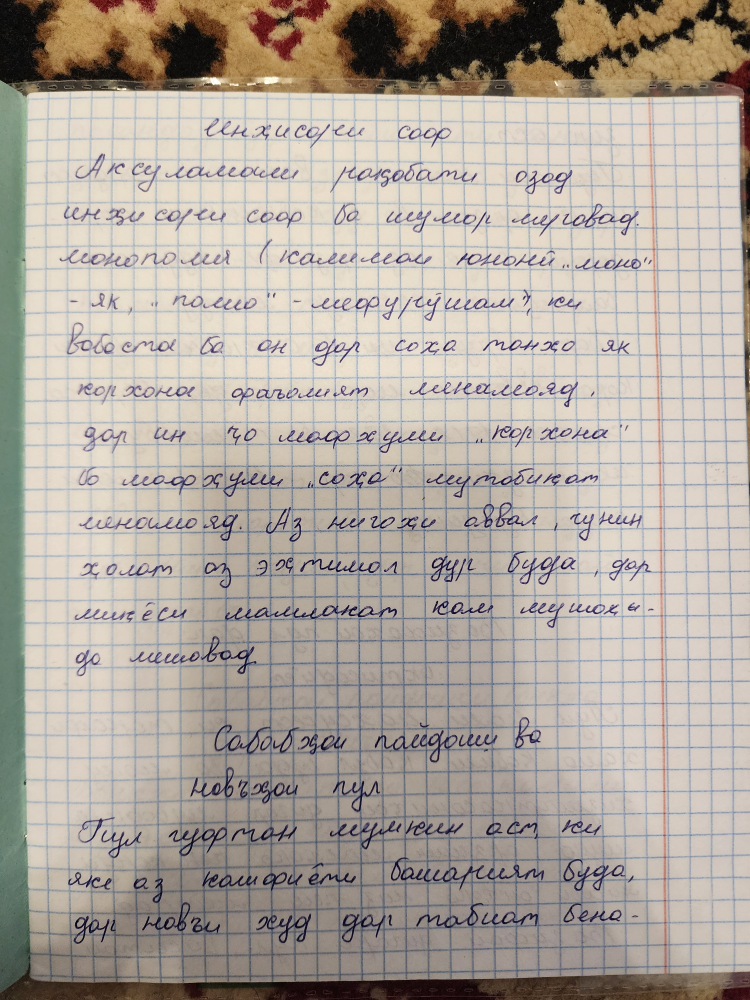
#> input picture annotation_app/data/exports/20260730T154024Z/images/000001_20260730_172923.jpg, 3000 x 4000 px (shown at 1/4 size)
$ python -i exporter.py   (imports and definitions only)
#> lines starting #> are read from the running program, lines starting #| are printed output that depends on the picture
from __future__ import annotations

import json
import zipfile
from datetime import datetime, timezone
from math import copysign, radians, tan
from pathlib import Path
from xml.etree import ElementTree as ET

from PIL import Image, ImageOps

from .database import AnnotationDatabase, corrected_dimensions, correction_parameters


PAGE_NAMESPACE = "http://schema.primaresearch.org/PAGE/gts/pagecontent/2019-07-15"
# [1 line not run here, left out]


def _tag(name: str) -> str:
    return f"{{{PAGE_NAMESPACE}}}{name}"


def _point(value: float) -> int:
    return round(value)


def _points(points: list[tuple[float, float]]) -> str:
    return " ".join(f"{_point(x)},{_point(y)}" for x, y in points)


def _safe_filename(image_id: int, filename: str) -> str:
    clean = "".join(character if character.isalnum() or character in "._-" else "_" for character in filename)
    return f"{image_id:06d}_{clean}"


# [12 lines left out: function _center_to_size, not called in this run]


def _export_corrected_image(image: dict[str, object], destination: Path) -> tuple[int, int]:
    source = Path(str(image["source_path"]))
    metadata = dict(image["metadata"])  # type: ignore[arg-type]
    _, _, angle = correction_parameters(metadata)
    expected_size = corrected_dimensions(float(image["width"]), float(image["height"]), metadata)
    with Image.open(source) as opened:
        corrected = ImageOps.exif_transpose(opened).convert("RGB")
        if abs(angle % 360) > 1e-9:
            # Canvas uses positive angles clockwise; Pillow uses positive
            # angles counter-clockwise, hence the minus sign.
            corrected = corrected.rotate(
                -angle,
                resample=Image.Resampling.BICUBIC,
                expand=True,
                fillcolor="white",
            )
        corrected = _center_to_size(corrected, expected_size)
        suffix = destination.suffix.lower()
        save_options: dict[str, object] = {}
        if suffix in {".jpg", ".jpeg", ".webp"}:
            save_options["quality"] = 95
        if suffix == ".png":
            save_options["compress_level"] = 6
        corrected.save(destination, **save_options)
    return expected_size


# [189 lines left out: functions _page_xml, _automatic_split, export_dataset, not called in this run]

>>> import cv2
>>> picture = cv2.imread('data/exports/20260730T154024Z/images/000001_20260730_172923.jpg', cv2.IMREAD_GRAYSCALE)
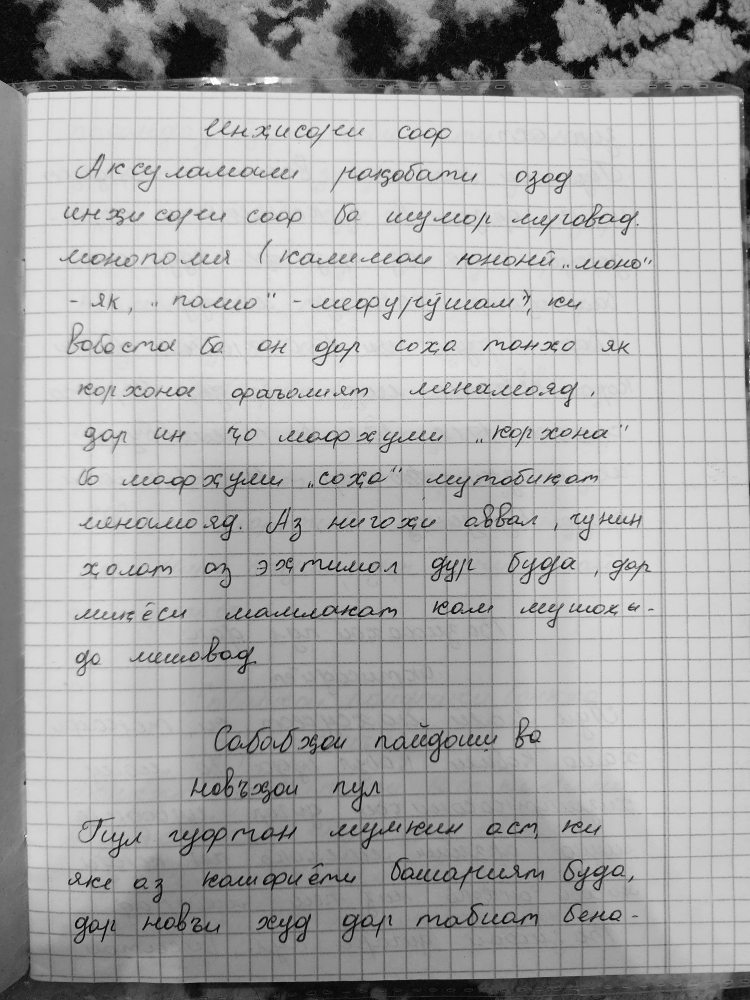
#> picture: shape (4000, 3000) (shown at 1/4 size); min 0, max 255, mean 169
>>> result = _export_corrected_image(picture, 'out.png')
#> (the run stopped early here; a loop or call above may not have finished)
